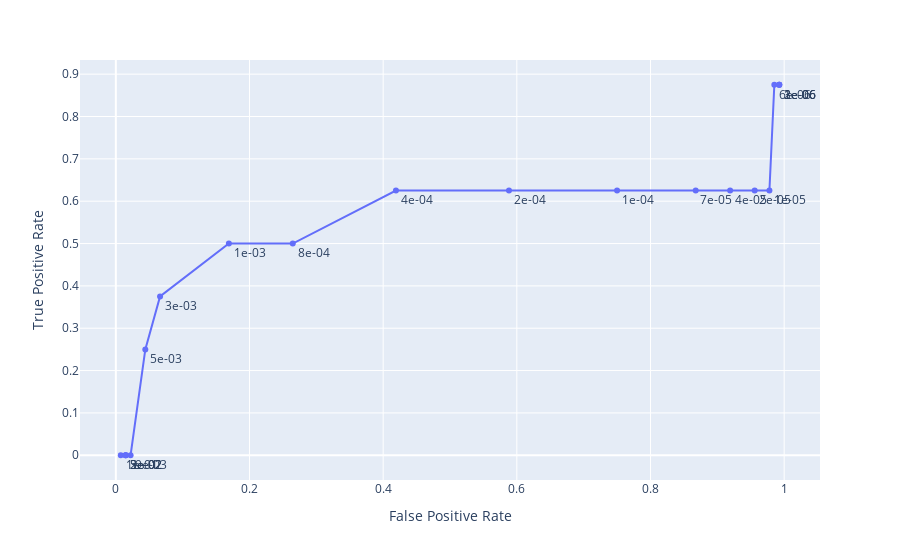

Here is the notebook cell this chart was saved with:
### Code cell
fig = px.line(x=fprs, y=tprs, text=[f"{threshold:.0e}" for threshold in thresholds],
              labels={"x": "False Positive Rate", "y": "True Positive Rate", "text": "threshold"})
fig.update_traces(textposition="bottom right")
fig.show()

### Figure 1 — Plotly figure (JSON) as saved in the notebook; plotly's stock layout.template omitted (floating-point values rounded to 4 significant figures)
{"data": [{"hovertemplate": "False Positive Rate=%{x}<br>True Positive Rate=%{y}<br>threshold=%{text}<extra></extra>", "legendgroup": "", "line": {"color": "#636efa", "dash": "solid"}, "marker": {"symbol": "circle"}, "mode": "lines+markers+text", "name": "", "orientation": "v", "showlegend": false, "text": ["1e-01", "5e-02", "3e-02", "2e-02", "9e-03", "5e-03", "3e-03", "1e-03", "8e-04", "4e-04", "2e-04", "1e-04", "7e-05", "4e-05", "2e-05", "1e-05", "6e-06", "3e-06", "2e-06", "1e-06"], "textposition": "bottom right", "type": "scatter", "x": [0.007353, 0.01471, 0.01471, 0.01471, 0.02206, 0.04412, 0.06618, 0.1691, 0.2647, 0.4191, 0.5882, 0.75, 0.8676, 0.9191, 0.9559, 0.9779, 0.9853, 0.9926, 0.9926, 0.9926], "xaxis": "x", "y": [0, 0, 0, 0, 0, 0.25, 0.375, 0.5, 0.5, 0.625, 0.625, 0.625, 0.625, 0.625, 0.625, 0.625, 0.875, 0.875, 0.875, 0.875], "yaxis": "y"}], "layout": {"legend": {"tracegroupgap": 0}, "margin": {"t": 60}, "xaxis": {"anchor": "y", "domain": [0, 1], "title": {"text": "False Positive Rate"}}, "yaxis": {"anchor": "x", "domain": [0, 1], "title": {"text": "True Positive Rate"}}}}
